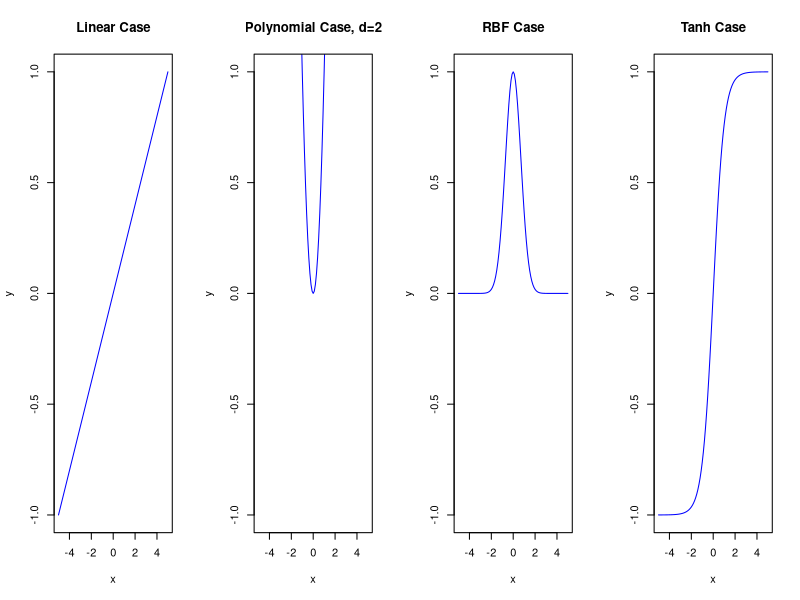

Recreate this plot in R.
## ---- chunk 1
xi = seq(-5, 5, 0.1) 
yi = seq(-5, 5, 0.1) 
par(mfrow=c(1,4)) 

plot(x=xi, y=0.2*yi, 
     xlim = c(-5,5), 
     ylim = c(-1,1), 
     type="l", 
     col="blue", 
     main = "Linear Case", 
     ylab="y", xlab="x")

plot(x=xi, y=xi^2,
     xlim = c(-5,5),
     ylim = c(-1,1),
     type = "l",
     col="blue",
     main = "Polynomial Case, d=2",
     ylab="y", xlab="x")

plot(x=xi, y=exp(-1*xi^2),
     xlim = c(-5,5),
     ylim = c(-1,1),
     type = "l",
     col="blue",
     main = "RBF Case",
     ylab="y", xlab="x")

plot(x=xi, y=tanh(xi),
     xlim = c(-5,5),
     ylim = c(-1,1),
     type = "l",
     col="blue",
     main = "Tanh Case",
     ylab="y", xlab="x")
